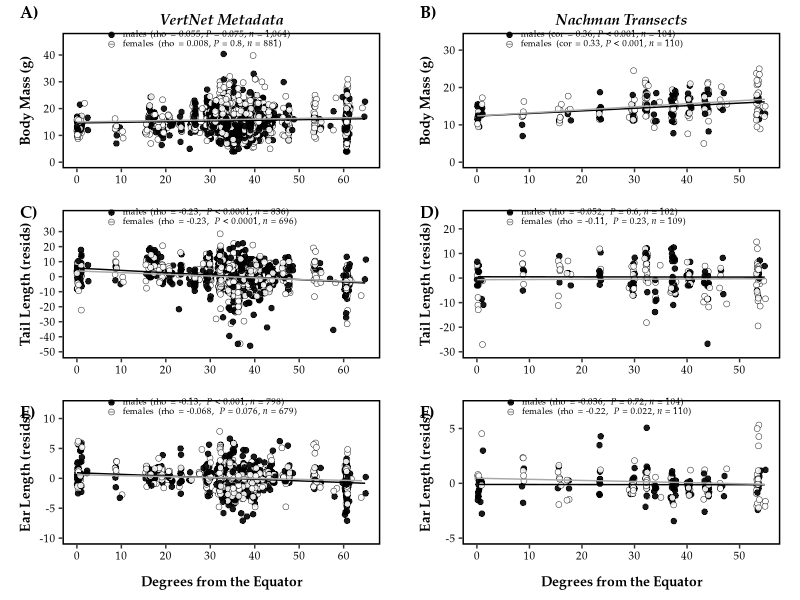

Write the R code that produced this figure. (Note: this script raises an error after producing the figure.)
#!/usr/bin/env Rscript --vanilla

##############################################################
# Author: Mallory A. Ballinger
# Script first created: 23-Feb-2021
# Script last updated:  03-Apr-2021


# This script plots body mass and tail length from wild-caught house mice,
# collected across North and South America. Data are from VertNet.org and from
# the Nachman lab project dowloaded from Arctos.org.
# This script generates Figure 1 in Ballinger_et_al_2021_AmNat.


##############################################################
# Required packages
##############################################################

rm(list = ls()) # clear R's environment
library(tidyverse)
library(here)
library(cowplot)
library(ggtext)
library(glue)
library(scales)

##############################################################
# Import data
##############################################################

VertNetMetadata <- read_csv(here("data/processed/VertNetMetadata_Mus_2021-03-18.csv")) %>%
  mutate(Ear_Length_mm = as.numeric(Ear_Length_mm),
         Hindfoot_Length_mm = as.numeric(Hindfoot_Length_mm),
         Tail_Length_mm = as.numeric(Tail_Length_mm),
         Body_Length_mm = as.numeric(Body_Length_mm),
         Body_Weight_g = as.numeric(Body_Weight_g)) %>%
  mutate(Sex = as.factor(Sex)) %>%
  mutate(Sex = fct_relevel(Sex, "male", "female")) # puts males before females


NachmanTransectsMetadata <- read_csv(here("data/processed/EnvAdapProj_Nachman_Arctos_transects_2021-03-15.csv")) %>%
  mutate(Ear_Length_mm = as.numeric(Ear_Length_mm),
         Hindfoot_Length_mm = as.numeric(Hindfoot_Length_mm),
         Tail_Length_mm = as.numeric(Tail_Length_mm),
         Body_Length_mm = as.numeric(Body_Length_mm),
         Body_Weight_g = as.numeric(Body_Weight_g)) %>%
  mutate(Sex = as.factor(Sex)) %>%
  mutate(Sex = fct_relevel(Sex, "male", "female")) # puts males before females


# get sample size of each column
#colSums(!is.na(VertNetMetadata))
#colSums(!is.na(NachmanTransectsMetadata))





##############################################################
# Apply filtering and calculate residuals
##############################################################

# VertNet dataset

# Based on outlier tests (see 'code/model_VertNetMetadata.R'), any tail length
# less than 20 and greater than 120 are extreme outliers
VertNet_filtered <- VertNetMetadata %>%
  mutate(Tail_Length_mm = ifelse(Tail_Length_mm < 20, NA, Tail_Length_mm),
         Tail_Length_mm = ifelse(Tail_Length_mm > 120, NA, Tail_Length_mm))

# save TL x BW residuals
residsTLBW <- lm(Tail_Length_mm ~ Body_Weight_g, data = VertNet_filtered,
                 na.action = na.exclude)
VertNet_filtered$Resids_TLBW <- resid(residsTLBW)


# Based on outlier tests (see 'code/model_VertNetMetadata.R'), any ear length
# greater than 30 is extreme outliers
VertNet_filtered_2 <- VertNetMetadata %>%
  mutate(Ear_Length_mm = ifelse(Ear_Length_mm > 30, NA, Ear_Length_mm))

# save EL x BW residuals
residsELBW <- lm(Ear_Length_mm ~ Body_Weight_g, data = VertNet_filtered_2,
                 na.action = na.exclude)
VertNet_filtered_2$Resids_ELBW <- resid(residsELBW)



# NachmanArctos dataset

# Based on outlier tests (see 'code/model_NachmanTransects.R'), any tail length
# less than 25 is an extreme outlier
NachmanTransects_filtered <- NachmanTransectsMetadata %>%
  mutate(Tail_Length_mm = ifelse(Tail_Length_mm < 25, NA, Tail_Length_mm))

# save TL x BW residuals
residsTLBW <- lm(Tail_Length_mm ~ Body_Weight_g, data = NachmanTransects_filtered,
                 na.action = na.exclude)
NachmanTransects_filtered$Resids_TLBW <- resid(residsTLBW)


# save EL x BW residuals
residsELBW <- lm(Ear_Length_mm ~ Body_Weight_g, data = NachmanTransectsMetadata,
                 na.action = na.exclude)
NachmanTransectsMetadata$Resids_ELBW <- resid(residsELBW)





##############################################################
# Get values from correlation analyses
##############################################################
# Refer to (code/model_VertNetMetadata.R) and (code/model_NachmanTransects.R)
# for model comparisons and correlation analyses

# VertNet Metadata
## Bergmann's rule
Male_Bergmann_VertNet <- VertNetMetadata %>%
  filter(Sex == "male")
Male_Bergmann_VertNet_N <- comma(length(which(!is.na(Male_Bergmann_VertNet$Body_Weight_g))))

cor.Berg.Male.VertNet <- cor.test(x = Male_Bergmann_VertNet$Absolute_Latitude,
                                  y = Male_Bergmann_VertNet$Body_Weight_g,
                                  method = 'spearman', exact = FALSE,
                                  adjust="fdr", alpha=0.5)

cor.Berg.Male.VertNet_corr <- round(as.double(cor.Berg.Male.VertNet$estimate),3)
cor.Berg.Male.VertNet_pval <- round(as.double(cor.Berg.Male.VertNet$p.value),3)


Female_Bergmann_VertNet <- VertNetMetadata %>%
  filter(Sex == "female")
Female_Bergmann_VertNet_N <- comma(length(which(!is.na(Female_Bergmann_VertNet$Body_Weight_g))))

cor.Berg.Female.VertNet <- cor.test(x = Female_Bergmann_VertNet$Absolute_Latitude,
                                    y = Female_Bergmann_VertNet$Body_Weight_g,
                                    method = 'spearman', exact = FALSE,
                                    adjust="fdr", alpha=0.5)

cor.Berg.Female.VertNet_corr <- round(as.double(cor.Berg.Female.VertNet$estimate),3)
cor.Berg.Female.VertNet_pval <- round(as.double(cor.Berg.Female.VertNet$p.value),2)


## Allen's rule - TAIL
Male_Tail_VertNet <- VertNet_filtered %>%
  filter(Sex == "male")
Male_Tail_VertNet_N <- comma(length(which(!is.na(Male_Tail_VertNet$Resids_TLBW))))

cor.Tail.Male.VertNet <- cor.test(x = Male_Tail_VertNet$Absolute_Latitude,
                                  y = Male_Tail_VertNet$Resids_TLBW,
                                  method = 'spearman', exact = FALSE,
                                  adjust="fdr", alpha=0.5)

cor.Tail.Male.VertNet_corr <- round(as.double(cor.Tail.Male.VertNet$estimate),2)
cor.Tail.Male.VertNet_pval <- round(as.double(cor.Tail.Male.VertNet$p.value),3)


Female_Tail_VertNet <- VertNet_filtered %>%
  filter(Sex == "female")
Female_Tail_VertNet_N <- comma(length(which(!is.na(Female_Tail_VertNet$Resids_TLBW))))

cor.Tail.Female.VertNet <- cor.test(x = Female_Tail_VertNet$Absolute_Latitude,
                                    y = Female_Tail_VertNet$Resids_TLBW,
                                    method = 'spearman', exact = FALSE,
                                    adjust="fdr", alpha=0.5)

cor.Tail.Female.VertNet_corr <- round(as.double(cor.Tail.Female.VertNet$estimate),2)
cor.Tail.Female.VertNet_pval <- round(as.double(cor.Tail.Female.VertNet$p.value),3)


## Allen's rule - EAR
Male_Ear_VertNet <- VertNet_filtered_2 %>%
  filter(Sex == "male")
Male_Ear_VertNet_N <- comma(length(which(!is.na(Male_Ear_VertNet$Resids_ELBW))))

cor.Ear.Male.VertNet <- cor.test(x = Male_Ear_VertNet$Absolute_Latitude,
                                 y = Male_Ear_VertNet$Resids_ELBW,
                                 method = 'spearman', exact = FALSE,
                                 adjust="fdr", alpha=0.5)

cor.Ear.Male.VertNet_corr <- round(as.double(cor.Ear.Male.VertNet$estimate),2)
cor.Ear.Male.VertNet_pval <- round(as.double(cor.Ear.Male.VertNet$p.value),3)


Female_Ear_VertNet <- VertNet_filtered_2 %>%
  filter(Sex == "female")
Female_Ear_VertNet_N <- comma(length(which(!is.na(Female_Ear_VertNet$Resids_ELBW))))

cor.Ear.Female.VertNet <- cor.test(x = Female_Ear_VertNet$Absolute_Latitude,
                                   y = Female_Ear_VertNet$Resids_ELBW,
                                   method = 'spearman', exact = FALSE,
                                   adjust="fdr", alpha=0.5)

cor.Ear.Female.VertNet_corr <- round(as.double(cor.Ear.Female.VertNet$estimate),3)
cor.Ear.Female.VertNet_pval <- round(as.double(cor.Ear.Female.VertNet$p.value),3)



# NachmanArctos Transects
## Bergmann's rule
Male_Bergmann_Arctos <- NachmanTransectsMetadata %>%
  filter(Sex == "male")
Male_Bergmann_Arctos_N <- comma(length(which(!is.na(Male_Bergmann_Arctos$Body_Weight_g))))

cor.Berg.Male.Arctos <- cor.test(x = Male_Bergmann_Arctos$Absolute_Latitude,
                                 y = Male_Bergmann_Arctos$Body_Weight_g,
                                 method = 'pearson', exact = FALSE,
                                 adjust="fdr", alpha=0.5)

cor.Berg.Male.Arctos_corr <- round(as.double(cor.Berg.Male.Arctos$estimate),2)
cor.Berg.Male.Arctos_pval <- round(as.double(cor.Berg.Male.Arctos$p.value),2)


Female_Bergmann_Arctos <- NachmanTransectsMetadata %>%
  filter(Sex == "female")
Female_Bergmann_Arctos_N <- comma(length(which(!is.na(Female_Bergmann_Arctos$Body_Weight_g))))

cor.Berg.Female.Arctos <- cor.test(x = Female_Bergmann_Arctos$Absolute_Latitude,
                                   y = Female_Bergmann_Arctos$Body_Weight_g,
                                   method = 'pearson', exact = FALSE,
                                   adjust="fdr", alpha=0.5)

cor.Berg.Female.Arctos_corr <- round(as.double(cor.Berg.Female.Arctos$estimate),2)
cor.Berg.Female.Arctos_pval <- round(as.double(cor.Berg.Female.Arctos$p.value),2)


## Allen's rule - TAIL
Male_Tail_Arctos <- NachmanTransects_filtered %>%
  filter(Sex == "male")
Male_Tail_Arctos_N <- comma(length(which(!is.na(Male_Tail_Arctos$Resids_TLBW))))

cor.Tail.Male.Arctos <- cor.test(x = Male_Tail_Arctos$Absolute_Latitude,
                                 y = Male_Tail_Arctos$Resids_TLBW,
                                 method = 'spearman', exact = FALSE,
                                 adjust="fdr", alpha=0.5)

cor.Tail.Male.Arctos_corr <- round(as.double(cor.Tail.Male.Arctos$estimate),3)
cor.Tail.Male.Arctos_pval <- round(as.double(cor.Tail.Male.Arctos$p.value),2)


Female_Tail_Arctos <- NachmanTransects_filtered %>%
  filter(Sex == "female")
Female_Tail_Arctos_N <- comma(length(which(!is.na(Female_Tail_Arctos$Resids_TLBW))))

cor.Tail.Female.Arctos <- cor.test(x = Female_Tail_Arctos$Absolute_Latitude,
                                   y = Female_Tail_Arctos$Resids_TLBW,
                                   method = 'spearman', exact = FALSE,
                                   adjust="fdr", alpha=0.5)

cor.Tail.Female.Arctos_corr <- round(as.double(cor.Tail.Female.Arctos$estimate),2)
cor.Tail.Female.Arctos_pval <- round(as.double(cor.Tail.Female.Arctos$p.value),2)


## Allen's rule - EAR
Male_Ear_Arctos <- NachmanTransectsMetadata %>%
  filter(Sex == "male")
Male_Ear_Arctos_N <- comma(length(which(!is.na(Male_Ear_Arctos$Resids_ELBW))))

cor.Ear.Male.Arctos <- cor.test(x = Male_Ear_Arctos$Absolute_Latitude,
                                y = Male_Ear_Arctos$Resids_ELBW,
                                method = 'spearman', exact = FALSE,
                                adjust="fdr", alpha=0.5)

cor.Ear.Male.Arctos_corr <- round(as.double(cor.Ear.Male.Arctos$estimate),3)
cor.Ear.Male.Arctos_pval <- round(as.double(cor.Ear.Male.Arctos$p.value),2)


Female_Ear_Arctos <- NachmanTransectsMetadata %>%
  filter(Sex == "female")
Female_Ear_Arctos_N <- comma(length(which(!is.na(Female_Ear_Arctos$Resids_ELBW))))

cor.Ear.Female.Arctos <- cor.test(x = Female_Ear_Arctos$Absolute_Latitude,
                                  y = Female_Ear_Arctos$Resids_ELBW,
                                  method = 'spearman', exact = FALSE,
                                  adjust="fdr", alpha=0.5)

cor.Ear.Female.Arctos_corr <- round(as.double(cor.Ear.Female.Arctos$estimate),2)
cor.Ear.Female.Arctos_pval <- round(as.double(cor.Ear.Female.Arctos$p.value),3)





##############################################################
# Save results for each sex
##############################################################

Berg_VertNet_M <- glue("males (rho = {cor.Berg.Male.VertNet_corr},  \\
                      *P* = {cor.Berg.Male.VertNet_pval}, \\
                      *n* = {Male_Bergmann_VertNet_N})")
Berg_VertNet_F <- glue("females (rho = {cor.Berg.Female.VertNet_corr}, \\
                      *P* = {cor.Berg.Female.VertNet_pval}, \\
                      *n* = {Female_Bergmann_VertNet_N})")

Tail_VertNet_M <- glue ("males (rho = {cor.Tail.Male.VertNet_corr}, \\
                       *P* < 0.0001, \\
                       *n* = {Male_Tail_VertNet_N})")
Tail_VertNet_F <- glue("females (rho = {cor.Tail.Female.VertNet_corr}, \\
                       *P* < 0.0001, \\
                       *n* = {Female_Tail_VertNet_N})")

Ear_VertNet_M <- glue("males (rho = {cor.Ear.Male.VertNet_corr}, \\
                      *P* < 0.001, \\
                      *n* = {Male_Ear_VertNet_N})")
Ear_VertNet_F <- glue("females (rho = {cor.Ear.Female.VertNet_corr}, \\
                      *P* = {cor.Ear.Female.VertNet_pval}, \\
                      *n* = {Female_Ear_VertNet_N})")


Berg_Arctos_M <- glue("males (cor = {cor.Berg.Male.Arctos_corr}, \\
                      *P* < 0.001, \\
                      *n* = {Male_Bergmann_Arctos_N})")
Berg_Arctos_F <- glue("females (cor = {cor.Berg.Female.Arctos_corr}, \\
                      *P* < 0.001, \\
                      *n* = {Female_Bergmann_Arctos_N})")

Tail_Arctos_M <- glue("males (rho = {cor.Tail.Male.Arctos_corr}, \\
                      *P* = {cor.Tail.Male.Arctos_pval}, \\
                      *n* = {Male_Tail_Arctos_N})")
Tail_Arctos_F <- glue("females (rho = {cor.Tail.Female.Arctos_corr}, \\
                      *P* = {cor.Tail.Female.Arctos_pval}, \\
                      *n* = {Female_Tail_Arctos_N})")

Ear_Arctos_M <- glue("males (rho = {cor.Ear.Male.Arctos_corr}, \\
                     *P* = {cor.Ear.Male.Arctos_pval}, \\
                     *n* = {Male_Ear_Arctos_N})")
Ear_Arctos_F <- glue("females (rho = {cor.Ear.Female.Arctos_corr}, \\
                     *P* = {cor.Ear.Female.Arctos_pval}, \\
                     *n* = {Female_Ear_Arctos_N})")




##############################################################
# Combine all 6 plots for publication
##############################################################

Berg_VertNet <-
  ggplot(data = VertNetMetadata, aes(x = Absolute_Latitude, y = Body_Weight_g)) +
  geom_jitter(aes(fill = Sex), size = 1.85, stroke = 0.25, height = 0, width = 0.2, shape = 21, alpha = 0.9, color = "black") +
  geom_smooth(aes(linetype = Sex, color = Sex), method = "lm", se = FALSE, size = 0.5) +
  scale_color_manual(labels=c(Berg_VertNet_M, Berg_VertNet_F),
                     values=c("black", "darkgray")) +
  scale_fill_manual(labels=c(Berg_VertNet_M, Berg_VertNet_F),
                    values=c("black", "white")) +
  scale_linetype_manual(labels=c(Berg_VertNet_M, Berg_VertNet_F),
                        values = c("solid", "solid")) +
  scale_x_continuous(breaks = seq(from=0, to=65, by=10),
                     labels = seq(from=0, to=65, by=10),
                     limits = c(0,65)) +
  scale_y_continuous(breaks = seq(from=0, to=40, by=10),
                     labels = seq(from=0, to=40, by=10),
                     limits = c(0,46)) +
  theme_bw() + 
  theme(panel.border = element_rect(color = "black", fill = NA, size = 1),
        panel.grid.major = element_blank(), panel.grid.minor = element_blank(),
        axis.title.x = element_text(margin = margin(t = 0), size = 10, face = "bold", family = "Palatino"),
        axis.title.y = element_text(margin = margin(r = 0), size = 10, face = "bold", family = "Palatino"),
        axis.text.x = element_text(size = 8, color = "black", family = "Palatino"),
        axis.text.y = element_text(size = 8, color = "black", family = "Palatino"),
        legend.title = element_blank(),
        legend.position = c(0.43, 0.95),
        legend.background = element_blank(),
        legend.box.background = element_blank(),
        legend.key.size = unit(0.25, "lines"),
        legend.text = element_markdown(size=6.5, family = "Palatino"),
        legend.key = element_rect(fill = "transparent"),
        plot.margin = unit(c(0.25, 0.5, 0, 0.5), "cm"), #top, right, bottom, left
        plot.title = element_text(size = 11, face = "bold.italic", hjust = 0.5, vjust = 0.1, family = "Palatino")) +
  labs(x = "",
       y = "Body Mass (g)",
       title = "VertNet Metadata")


Berg_Arctos <-
  ggplot(data = NachmanTransectsMetadata, aes(x = Absolute_Latitude, y = Body_Weight_g)) +
  geom_jitter(aes(fill = Sex), size = 1.85, stroke = 0.25, height = 0, width = 0.2, shape = 21, alpha = 0.9, color = "black") +
  geom_smooth(aes(linetype = Sex, color = Sex), method = "lm", se = FALSE, size = 0.5) +
  scale_color_manual(labels=c(Berg_Arctos_M, Berg_Arctos_F),
                     values=c("black", "darkgray")) +
  scale_fill_manual(labels=c(Berg_Arctos_M, Berg_Arctos_F),
                    values=c("black", "white")) +
  scale_linetype_manual(labels=c(Berg_Arctos_M, Berg_Arctos_F),
                        values = c("solid", "solid")) +
  scale_x_continuous(breaks = seq(from=0, to=55, by=10),
                     labels = seq(from=0, to=55, by=10),
                     limits = c(0,55)) +
  scale_y_continuous(breaks = seq(from=0, to=30, by=10),
                     labels = seq(from=0, to=30, by=10),
                     limits = c(0,33)) +
  theme_bw() + 
  theme(panel.border = element_rect(color = "black", fill = NA, size = 1),
        panel.grid.major = element_blank(), panel.grid.minor = element_blank(),
        axis.title.x = element_text(margin = margin(t = 0), size = 10, face = "bold", family = "Palatino"),
        axis.title.y = element_text(margin = margin(r = 0), size = 10, face = "bold", family = "Palatino"),
        axis.text.x = element_text(size = 8, color = "black", family = "Palatino"),
        axis.text.y = element_text(size = 8, color = "black", family = "Palatino"),
        legend.title = element_blank(),
        legend.position = c(0.415, 0.95),
        legend.background = element_blank(),
        legend.box.background = element_blank(),
        legend.key.size = unit(0.25, "lines"),
        legend.text = element_markdown(size=6.5, family = "Palatino"),
        legend.key = element_rect(fill = "transparent"),
        plot.margin = unit(c(0.25, 0.5, 0, 0.5), "cm"),
        plot.title = element_text(size = 11, face = "bold.italic", hjust = 0.5, vjust = 0.1, family = "Palatino")) +
  labs(x = "",
       y = "Body Mass (g)",
       title = "Nachman Transects")

#Berg <- cowplot::plot_grid(Berg_VertNet, Berg_Arctos, labels = c('A','B'), ncol = 2, nrow = 1, label_fontfamily = "Palatino", label_size = 12, label_x = 0.05, hjust = 0)


Tail_VertNet <-
  ggplot(data = VertNet_filtered, aes(x = Absolute_Latitude, y = Resids_TLBW)) +
  geom_jitter(aes(fill = Sex), size = 1.85, stroke = 0.25, height = 0, width = 0.2, shape = 21, alpha = 0.9, color = "black") +
  geom_smooth(aes(linetype = Sex, color = Sex), method = "lm", se = FALSE, size = 0.5) +
  scale_color_manual(labels=c(Tail_VertNet_M, Tail_VertNet_F),
                     values=c("black", "darkgray")) +
  scale_fill_manual(labels=c(Tail_VertNet_M, Tail_VertNet_F),
                    values=c("black", "white")) +
  scale_linetype_manual(labels=c(Tail_VertNet_M, Tail_VertNet_F),
                        values = c("solid", "solid")) +
  scale_x_continuous(breaks = seq(from=0, to=65, by=10),
                     labels = seq(from=0, to=65, by=10),
                     limits = c(0,65)) +
  scale_y_continuous(breaks = seq(from=-50, to=30, by=10),
                     labels = seq(from=-50, to=30, by=10),
                     limits = c(-50,40)) +
  theme_bw() +
  theme(panel.border = element_rect(color = "black", fill = NA, size = 1),
        panel.grid.major = element_blank(),
        panel.grid.minor = element_blank(),
        axis.title.x = element_text(margin = margin(t = 0), size = 10, face = "bold", family = "Palatino"),
        axis.title.y = element_text(margin = margin(r = 3), size = 10, face = "bold", family = "Palatino"),
        axis.text.x = element_text(size = 8, color = "black", family = "Palatino"),
        axis.text.y = element_text(size = 8, color = "black", family = "Palatino"),
        legend.title = element_blank(),
        legend.position = c(0.44, 0.95),
        legend.background = element_blank(),
        legend.box.background = element_blank(),
        legend.key.size = unit(0.25, "lines"),
        legend.text = element_markdown(size=6.5, family = "Palatino"),
        legend.key = element_rect(fill = "transparent"),
        plot.margin = unit(c(0.25, 0.5, 0.25, 0.5), "cm")) +
  labs(x = "",
       y = "Tail Length (resids)")


Tail_Arctos <-
  ggplot(data = NachmanTransects_filtered, aes(x = Absolute_Latitude, y = Resids_TLBW)) +
  geom_jitter(aes(fill = Sex), size = 1.85, stroke = 0.25, height = 0, width = 0.2, shape = 21, alpha = 0.9, color = "black") +
  geom_smooth(aes(linetype = Sex, color = Sex), method = "lm", se = FALSE, size = 0.5) +
  scale_color_manual(labels=c(Tail_Arctos_M, Tail_Arctos_F),
                     values=c("black", "darkgray")) +
  scale_fill_manual(labels=c(Tail_Arctos_M, Tail_Arctos_F),
                    values=c("black", "white")) +
  scale_linetype_manual(labels=c(Tail_Arctos_M, Tail_Arctos_F),
                        values = c("solid", "solid")) +
  scale_x_continuous(breaks = seq(from=0, to=55, by=10),
                     labels = seq(from=0, to=55, by=10),
                     limits = c(0,55)) +
  scale_y_continuous(breaks = seq(from=-30, to=20, by=10),
                     labels = seq(from=-30, to=20, by=10),
                     limits = c(-30,25)) +
  theme_bw() +
  theme(panel.border = element_rect(color = "black", fill = NA, size = 1),
        panel.grid.major = element_blank(),
        panel.grid.minor = element_blank(),
        axis.title.x = element_text(margin = margin(t = 0), size = 10, face = "bold", family = "Palatino"),
        axis.title.y = element_text(margin = margin(r = 3), size = 10, face = "bold", family = "Palatino"),
        axis.text.x = element_text(size = 8, color = "black", family = "Palatino"),
        axis.text.y = element_text(size = 8, color = "black", family = "Palatino"),
        legend.title = element_blank(),
        legend.position = c(0.42, 0.95),
        legend.background = element_blank(),
        legend.box.background = element_blank(),
        legend.key.size = unit(0.25, "lines"),
        legend.text = element_markdown(size=6.5, family = "Palatino"),
        legend.key = element_rect(fill = "transparent"),
        plot.margin = unit(c(0.25, 0.5, 0.25, 0.5), "cm")) +
  labs(x = "",
       y = "Tail Length (resids)")

#Tail <- cowplot::plot_grid(Tail_VertNet, Tail_Arctos, labels = c('C','D'), ncol = 2, nrow = 1, label_fontfamily = "Palatino", label_size = 12, label_x = 0.05, hjust = 0)


Ear_VertNet <-
  ggplot(data = VertNet_filtered_2, aes(x = Absolute_Latitude, y = Resids_ELBW)) +
  geom_jitter(aes(fill = Sex), size = 1.85, stroke = 0.25, height = 0, width = 0.2, shape = 21, alpha = 0.9, color = "black") +
  geom_smooth(aes(linetype = Sex, color = Sex), method = "lm", se = FALSE, size = 0.5) +
  scale_color_manual(labels=c(Ear_VertNet_M, Ear_VertNet_F),
                     values=c("black", "darkgray")) +
  scale_fill_manual(labels=c(Ear_VertNet_M, Ear_VertNet_F),
                    values=c("black", "white")) +
  scale_linetype_manual(labels=c(Ear_VertNet_M, Ear_VertNet_F),
                        values = c("solid", "solid")) +
  scale_x_continuous(breaks = seq(from=0, to=65, by=10),
                     labels = seq(from=0, to=65, by=10),
                     limits = c(0,65)) +
  scale_y_continuous(breaks = seq(from=-10, to=10, by=5),
                     labels = seq(from=-10, to=10, by=5),
                     limits = c(-10,12)) +
  theme_bw() +
  theme(panel.border = element_rect(color = "black", fill = NA, size = 1),
        panel.grid.major = element_blank(), panel.grid.minor = element_blank(),
        axis.title.x = element_text(margin = margin(t = 10), size = 10, face = "bold", family = "Palatino"),
        axis.title.y = element_text(margin = margin(r = 0), size = 10, face = "bold", family = "Palatino"),
        axis.text.x = element_text(size = 8, color = "black", family = "Palatino"),
        axis.text.y = element_text(size = 8, color = "black", family = "Palatino"),
        legend.title = element_blank(),
        legend.position = c(0.44, 0.95),
        legend.background = element_blank(),
        legend.box.background = element_blank(),
        legend.key.size = unit(0.25, "lines"),
        legend.text = element_markdown(size=6.5, family = "Palatino"),
        legend.key = element_rect(fill = "transparent"),
        plot.margin = unit(c(0, 0.5, 0.25, 0.5), "cm")) +
  labs(x = "Degrees from the Equator",
       y = "Ear Length (resids)")


Ear_Arctos <-
  ggplot(data = NachmanTransectsMetadata, aes(x = Absolute_Latitude, y = Resids_ELBW)) +
  geom_jitter(aes(fill = Sex), size = 1.85, stroke = 0.25, height = 0, width = 0.2, shape = 21, alpha = 0.9, color = "black") +
  geom_smooth(aes(linetype = Sex, color = Sex), method = "lm", se = FALSE, size = 0.5) +
  scale_color_manual(labels=c(Ear_Arctos_M, Ear_Arctos_F),
                     values=c("black", "darkgray")) +
  scale_fill_manual(labels=c(Ear_Arctos_M, Ear_Arctos_F),
                    values=c("black", "white")) +
  scale_linetype_manual(labels=c(Ear_Arctos_M, Ear_Arctos_F),
                        values = c("solid", "solid")) +
  scale_x_continuous(breaks = seq(from=0, to=55, by=10),
                     labels = seq(from=0, to=55, by=10),
                     limits = c(0,55)) +
  scale_y_continuous(breaks = seq(from=-5, to=7, by=5),
                     labels = seq(from=-5, to=7, by=5),
                     limits = c(-5,7)) +
  theme_bw() +
  theme(panel.border = element_rect(color = "black", fill = NA, size = 1),
        panel.grid.major = element_blank(), panel.grid.minor = element_blank(),
        axis.title.x = element_text(margin = margin(t = 10), size = 10, face = "bold", family = "Palatino"),
        axis.title.y = element_text(margin = margin(r = 0), size = 10, face = "bold", family = "Palatino"),
        axis.text.x = element_text(size = 8, color = "black", family = "Palatino"),
        axis.text.y = element_text(size = 8, color = "black", family = "Palatino"),
        legend.title = element_blank(),
        legend.position = c(0.43, 0.95),
        legend.background = element_blank(),
        legend.box.background = element_blank(),
        legend.key.size = unit(0.25, "lines"),
        legend.text = element_markdown(size=6.5, family = "Palatino"),
        legend.key = element_rect(fill = "transparent"),
        plot.margin = unit(c(0, 0.5, 0.25, 0.5), "cm")) +
  labs(x = "Degrees from the Equator",
       y = "Ear Length (resids)")



VertNet <- cowplot::plot_grid(Berg_VertNet, Tail_VertNet, Ear_VertNet, ncol = 1, nrow = 3, align = 'v', labels = c('A)','C)','E)'), label_fontfamily = "Palatino", label_size = 12, label_x = 0.05, hjust = 0)

Arctos <- cowplot::plot_grid(Berg_Arctos, Tail_Arctos, Ear_Arctos, ncol = 1, nrow = 3, align = 'v', labels = c('B)','D)','F)'), label_fontfamily = "Palatino", label_size = 12, label_x = 0.05, hjust = 0)

cowplot::plot_grid(VertNet, Arctos, ncol = 2, nrow = 1)


ggsave("results/figures/VertNet_Arctos.tiff", height = 7, width = 6, compression = "lzw")
ggsave("results/figures/VertNet_Arctos.pdf", height = 7, width = 6)